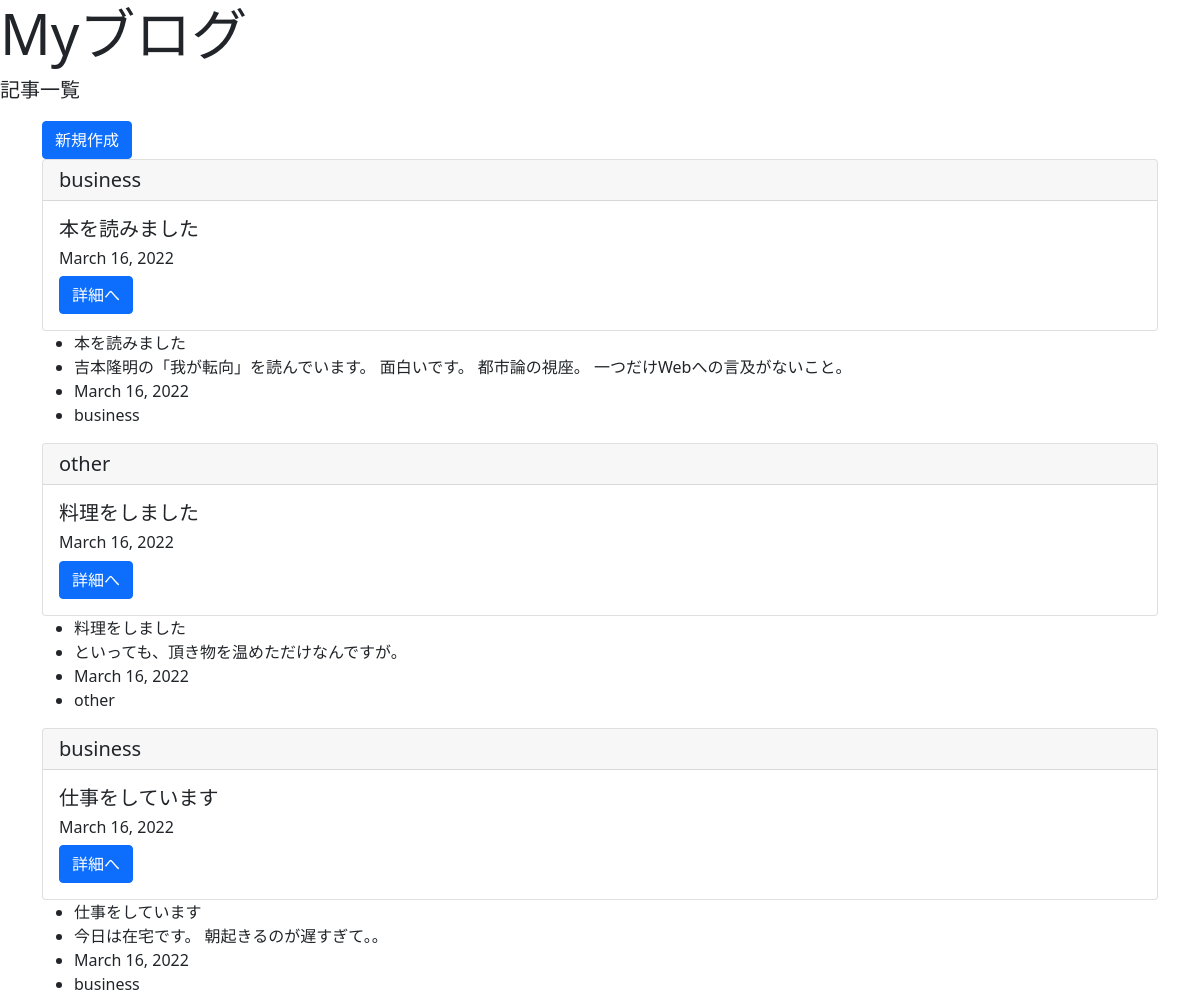
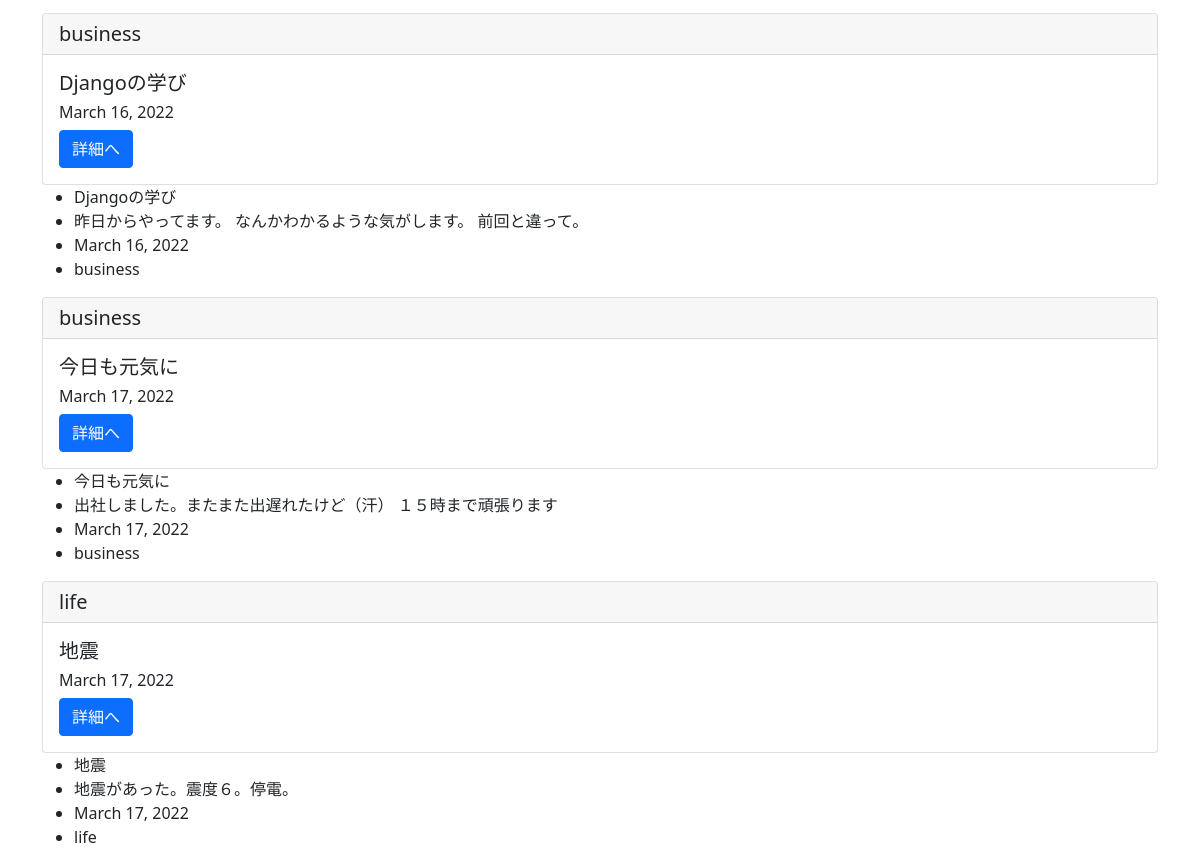
Page /list/ on the committed database (2 pictures, top to bottom).
### blogpost/models.py (models this page shows, shortened)
class BlogModel(models.Model):
    title = models.CharField(max_length=100)
    content = models.TextField()
    postdate = models.DateField(auto_now_add=True)
    category = models.CharField(
                   max_length = 50,
                   choices = CATEGORY
               )

### blogpost/views.py (the view)
# urls.py: path('list/', BlogList.as_view(), name='list'),   # nameがreverse_lazyで参照される。
class BlogList(ListView):
    template_name = 'list.html'
    model = BlogModel

### templates/list.html
{% extends 'base.html' %}
{% block header %}
<div class="jumbotron">
    <h1 class="display-4">Myブログ</h1>
    <p class="lead">記事一覧</p>
</div>
{% endblock header %}
{% block content %}
<div class='container'>
<a href="{% url 'create' %}" class="btn btn-primary">新規作成</a>
    {% for item in object_list %}
    <div class="card">
        <h5 class="card-header">{{ item.category }}</h5>
        <div class="card-body">
            <h5 class="card-title">{{ item.title }}</h5>
            <h6 class="card-title">{{ item.postdate }}</h5>
            <a href="{% url 'detail' item.pk %}" class="btn btn-primary">詳細へ</a>
        </div>
    </div>
        <ul>
        <li>{{ item.title }}</li>
        <li>{{ item.content }}</li>
        <li>{{ item.postdate }}</li>
        <li>{{ item.category }}</li>
        </ul>
    {% endfor %}
</div>
{% endblock content %}

### templates/base.html (shortened to what this page needs)
<!doctype html>
<html lang="en">
  <head>
    <link href="https://cdn.jsdelivr.net/npm/bootstrap@5.1.3/dist/css/bootstrap.min.css" rel="stylesheet">
  </head>
  <body>
      {% block header %}
      {% endblock header %}
      {% block content %}
      {% endblock content %}
  </body>
</html>

### rows in the picture
BlogModel: category "business", title "本を読みました", postdate "March 16, 2022", content "吉本隆明の「我が転向」を読んでいます。 面白いです。 都市論の視座。 一つだけWebへの言及がないこと。"
BlogModel: category "other", title "料理をしました", postdate "March 16, 2022", content "といっても、頂き物を温めただけなんですが。"
BlogModel: category "business", title "仕事をしています", postdate "March 16, 2022", content "今日は在宅です。 朝起きるのが遅すぎて。。"
BlogModel: category "business", title "Djangoの学び", postdate "March 16, 2022", content "昨日からやってます。 なんかわかるような気がします。 前回と違って。"
BlogModel: category "business", title "今日も元気に", postdate "March 17, 2022", content "出社しました。またまた出遅れたけど（汗） １５時まで頑張ります"
BlogModel: category "life", title "地震", postdate "March 17, 2022", content "地震があった。震度６。停電。"
